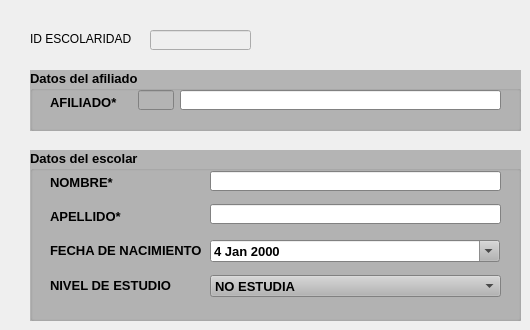
  <widget class="QWidget" name="centralwidget">
   <widget class="QLabel" name="label_5">
    <property name="geometry">
     <rect>
      <x>30</x>
      <y>31</y>
      <width>111</width>
      <height>16</height>
     </rect>
    </property>
    <property name="text">
     <string>ID ESCOLARIDAD</string>
    </property>
   </widget>
   <widget class="QGroupBox" name="groupBox_2">
    <property name="geometry">
     <rect>
      <x>30</x>
      <y>150</y>
      <width>491</width>
      <height>171</height>
     </rect>
    </property>
    <property name="palette">
     <palette>
      <active>
       <colorrole role="WindowText">
        <brush brushstyle="SolidPattern">
         <color alpha="255">
          <red>0</red>
          <green>0</green>
          <blue>0</blue>
         </color>
        </brush>
       </colorrole>
       <colorrole role="Button">
        <brush brushstyle="SolidPattern">
         <color alpha="255">
          <red>180</red>
          <green>180</green>
          <blue>180</blue>
         </color>
        </brush>
       </colorrole>
       <colorrole role="Light">
        <brush brushstyle="SolidPattern">
         <color alpha="255">
          <red>255</red>
          <green>255</green>
          <blue>255</blue>
         </color>
        </brush>
       </colorrole>
       <colorrole role="Midlight">
        <brush brushstyle="SolidPattern">
         <color alpha="255">
          <red>217</red>
          <green>217</green>
          <blue>217</blue>
         </color>
        </brush>
       </colorrole>
       <colorrole role="Dark">
        <brush brushstyle="SolidPattern">
         <color alpha="255">
          <red>90</red>
          <green>90</green>
          <blue>90</blue>
         </color>
        </brush>
       </colorrole>
       <colorrole role="Mid">
        <brush brushstyle="SolidPattern">
         <color alpha="255">
          <red>120</red>
          <green>120</green>
          <blue>120</blue>
         </color>
        </brush>
       </colorrole>
       <colorrole role="Text">
        <brush brushstyle="SolidPattern">
         <color alpha="255">
          <red>0</red>
          <green>0</green>
          <blue>0</blue>
         </color>
        </brush>
       </colorrole>
       <colorrole role="BrightText">
        <brush brushstyle="SolidPattern">
         <color alpha="255">
          <red>255</red>
          <green>255</green>
          <blue>255</blue>
         </color>
        </brush>
       </colorrole>
       <colorrole role="ButtonText">
        <brush brushstyle="SolidPattern">
         <color alpha="255">
          <red>0</red>
          <green>0</green>
          <blue>0</blue>
         </color>
        </brush>
       </colorrole>
       <colorrole role="Base">
        <brush brushstyle="SolidPattern">
         <color alpha="255">
          <red>255</red>
          <green>255</green>
          <blue>255</blue>
         </color>
        </brush>
       </colorrole>
       <colorrole role="Window">
        <brush brushstyle="SolidPattern">
         <color alpha="255">
          <red>180</red>
          <green>180</green>
          <blue>180</blue>
         </color>
        </brush>
       </colorrole>
       <colorrole role="Shadow">
        <brush brushstyle="SolidPattern">
         <color alpha="255">
          <red>0</red>
          <green>0</green>
          <blue>0</blue>
         </color>
        </brush>
       </colorrole>
       <colorrole role="AlternateBase">
        <brush brushstyle="SolidPattern">
         <color alpha="255">
          <red>217</red>
          <green>217</green>
          <blue>217</blue>
         </color>
        </brush>
       </colorrole>
       <colorrole role="ToolTipBase">
        <brush brushstyle="SolidPattern">
         <color alpha="255">
          <red>255</red>
          <green>255</green>
          <blue>220</blue>
         </color>
        </brush>
       </colorrole>
       <colorrole role="ToolTipText">
        <brush brushstyle="SolidPattern">
         <color alpha="255">
          <red>0</red>
          <green>0</green>
          <blue>0</blue>
         </color>
        </brush>
       </colorrole>
       <colorrole role="PlaceholderText">
        <brush brushstyle="SolidPattern">
         <color alpha="128">
          <red>0</red>
          <green>0</green>
          <blue>0</blue>
         </color>
        </brush>
       </colorrole>
      </active>
      <inactive>
       <colorrole role="WindowText">
        <brush brushstyle="SolidPattern">
         <color alpha="255">
          <red>0</red>
          <green>0</green>
          <blue>0</blue>
         </color>
        </brush>
       </colorrole>
       <colorrole role="Button">
        <brush brushstyle="SolidPattern">
         <color alpha="255">
          <red>180</red>
          <green>180</green>
          <blue>180</blue>
         </color>
        </brush>
       </colorrole>
       <colorrole role="Light">
        <brush brushstyle="SolidPattern">
         <color alpha="255">
          <red>255</red>
          <green>255</green>
          <blue>255</blue>
         </color>
        </brush>
       </colorrole>
       <colorrole role="Midlight">
        <brush brushstyle="SolidPattern">
         <color alpha="255">
          <red>217</red>
          <green>217</green>
          <blue>217</blue>
         </color>
        </brush>
       </colorrole>
       <colorrole role="Dark">
        <brush brushstyle="SolidPattern">
         <color alpha="255">
          <red>90</red>
          <green>90</green>
          <blue>90</blue>
         </color>
        </brush>
       </colorrole>
       <colorrole role="Mid">
        <brush brushstyle="SolidPattern">
         <color alpha="255">
          <red>120</red>
          <green>120</green>
          <blue>120</blue>
         </color>
        </brush>
       </colorrole>
       <colorrole role="Text">
        <brush brushstyle="SolidPattern">
         <color alpha="255">
          <red>0</red>
          <green>0</green>
          <blue>0</blue>
         </color>
        </brush>
       </colorrole>
       <colorrole role="BrightText">
        <brush brushstyle="SolidPattern">
         <color alpha="255">
          <red>255</red>
          <green>255</green>
          <blue>255</blue>
         </color>
        </brush>
       </colorrole>
       <colorrole role="ButtonText">
        <brush brushstyle="SolidPattern">
         <color alpha="255">
          <red>0</red>
          <green>0</green>
          <blue>0</blue>
         </color>
        </brush>
       </colorrole>
       <colorrole role="Base">
        <brush brushstyle="SolidPattern">
         <color alpha="255">
          <red>255</red>
          <green>255</green>
          <blue>255</blue>
         </color>
        </brush>
       </colorrole>
       <colorrole role="Window">
        <brush brushstyle="SolidPattern">
         <color alpha="255">
          <red>180</red>
          <green>180</green>
          <blue>180</blue>
         </color>
        </brush>
       </colorrole>
       <colorrole role="Shadow">
        <brush brushstyle="SolidPattern">
         <color alpha="255">
          <red>0</red>
          <green>0</green>
          <blue>0</blue>
         </color>
        </brush>
       </colorrole>
       <colorrole role="AlternateBase">
        <brush brushstyle="SolidPattern">
         <color alpha="255">
          <red>217</red>
          <green>217</green>
          <blue>217</blue>
         </color>
        </brush>
       </colorrole>
       <colorrole role="ToolTipBase">
        <brush brushstyle="SolidPattern">
         <color alpha="255">
          <red>255</red>
          <green>255</green>
          <blue>220</blue>
         </color>
        </brush>
       </colorrole>
       <colorrole role="ToolTipText">
        <brush brushstyle="SolidPattern">
         <color alpha="255">
          <red>0</red>
          <green>0</green>
          <blue>0</blue>
         </color>
        </brush>
       </colorrole>
       <colorrole role="PlaceholderText">
        <brush brushstyle="SolidPattern">
         <color alpha="128">
          <red>0</red>
          <green>0</green>
          <blue>0</blue>
         </color>
        </brush>
       </colorrole>
      </inactive>
      <disabled>
       <colorrole role="WindowText">
        <brush brushstyle="SolidPattern">
         <color alpha="255">
          <red>90</red>
          <green>90</green>
          <blue>90</blue>
         </color>
        </brush>
       </colorrole>
       <colorrole role="Button">
        <brush brushstyle="SolidPattern">
         <color alpha="255">
          <red>180</red>
          <green>180</green>
          <blue>180</blue>
         </color>
        </brush>
       </colorrole>
       <colorrole role="Light">
        <brush brushstyle="SolidPattern">
         <color alpha="255">
          <red>255</red>
          <green>255</green>
          <blue>255</blue>
         </color>
        </brush>
       </colorrole>
       <colorrole role="Midlight">
        <brush brushstyle="SolidPattern">
         <color alpha="255">
          <red>217</red>
          <green>217</green>
          <blue>217</blue>
         </color>
        </brush>
       </colorrole>
       <colorrole role="Dark">
        <brush brushstyle="SolidPattern">
         <color alpha="255">
          <red>90</red>
          <green>90</green>
          <blue>90</blue>
         </color>
        </brush>
       </colorrole>
       <colorrole role="Mid">
        <brush brushstyle="SolidPattern">
         <color alpha="255">
          <red>120</red>
          <green>120</green>
          <blue>120</blue>
         </color>
        </brush>
       </colorrole>
       <colorrole role="Text">
        <brush brushstyle="SolidPattern">
         <color alpha="255">
          <red>90</red>
          <green>90</green>
          <blue>90</blue>
         </color>
        </brush>
       </colorrole>
       <colorrole role="BrightText">
        <brush brushstyle="SolidPattern">
         <color alpha="255">
          <red>255</red>
          <green>255</green>
          <blue>255</blue>
         </color>
        </brush>
       </colorrole>
       <colorrole role="ButtonText">
        <brush brushstyle="SolidPattern">
         <color alpha="255">
          <red>90</red>
          <green>90</green>
          <blue>90</blue>
         </color>
        </brush>
       </colorrole>
       <colorrole role="Base">
        <brush brushstyle="SolidPattern">
         <color alpha="255">
          <red>180</red>
          <green>180</green>
          <blue>180</blue>
         </color>
        </brush>
       </colorrole>
       <colorrole role="Window">
        <brush brushstyle="SolidPattern">
         <color alpha="255">
          <red>180</red>
          <green>180</green>
          <blue>180</blue>
         </color>
        </brush>
       </colorrole>
       <colorrole role="Shadow">
        <brush brushstyle="SolidPattern">
         <color alpha="255">
          <red>0</red>
          <green>0</green>
          <blue>0</blue>
         </color>
        </brush>
       </colorrole>
       <colorrole role="AlternateBase">
        <brush brushstyle="SolidPattern">
         <color alpha="255">
          <red>180</red>
          <green>180</green>
          <blue>180</blue>
         </color>
        </brush>
       </colorrole>
       <colorrole role="ToolTipBase">
        <brush brushstyle="SolidPattern">
         <color alpha="255">
          <red>255</red>
          <green>255</green>
          <blue>220</blue>
         </color>
        </brush>
       </colorrole>
       <colorrole role="ToolTipText">
        <brush brushstyle="SolidPattern">
         <color alpha="255">
          <red>0</red>
          <green>0</green>
          <blue>0</blue>
         </color>
        </brush>
       </colorrole>
       <colorrole role="PlaceholderText">
        <brush brushstyle="SolidPattern">
         <color alpha="128">
          <red>0</red>
          <green>0</green>
          <blue>0</blue>
         </color>
        </brush>
       </colorrole>
      </disabled>
     </palette>
    </property>
    <property name="font">
     <font>
      <pointsize>10</pointsize>
      <bold>true</bold>
     </font>
    </property>
    <property name="autoFillBackground">
     <bool>true</bool>
    </property>
    <property name="title">
     <string>Datos del escolar</string>
    </property>
    <widget class="QLabel" name="label_4">
     <property name="geometry">
      <rect>
       <x>20</x>
       <y>127</y>
       <width>121</width>
       <height>16</height>
      </rect>
     </property>
     <property name="text">
      <string>NIVEL DE ESTUDIO</string>
     </property>
    </widget>
    <widget class="QLabel" name="label_3">
     <property name="geometry">
      <rect>
       <x>20</x>
       <y>92</y>
       <width>151</width>
       <height>16</height>
      </rect>
     </property>
     <property name="text">
      <string>FECHA DE NACIMIENTO</string>
     </property>
    </widget>
    <widget class="QLabel" name="label_2">
     <property name="geometry">
      <rect>
       <x>20</x>
       <y>24</y>
       <width>81</width>
       <height>16</height>
      </rect>
     </property>
     <property name="text">
      <string>NOMBRE*</string>
     </property>
    </widget>
    <widget class="QLabel" name="label">
     <property name="geometry">
      <rect>
       <x>20</x>
       <y>58</y>
       <width>71</width>
       <height>16</height>
      </rect>
     </property>
     <property name="text">
      <string>APELLIDO*</string>
     </property>
    </widget>
    <widget class="QLineEdit" name="lineEdit_4">
     <property name="geometry">
      <rect>
       <x>180</x>
       <y>21</y>
       <width>291</width>
       <height>20</height>
      </rect>
     </property>
    </widget>
    <widget class="QLineEdit" name="lineEdit_5">
     <property name="geometry">
      <rect>
       <x>180</x>
       <y>54</y>
       <width>291</width>
       <height>20</height>
      </rect>
     </property>
    </widget>
    <widget class="QDateEdit" name="dateEdit">
     <property name="geometry">
      <rect>
       <x>180</x>
       <y>90</y>
       <width>290</width>
       <height>22</height>
      </rect>
     </property>
     <property name="frame">
      <bool>true</bool>
     </property>
     <property name="dateTime">
      <datetime>
       <hour>3</hour>
       <minute>0</minute>
       <second>0</second>
       <year>2000</year>
       <month>1</month>
       <day>4</day>
      </datetime>
     </property>
     <property name="currentSection">
      <enum>QDateTimeEdit::DaySection</enum>
     </property>
     <property name="calendarPopup">
      <bool>true</bool>
     </property>
    </widget>
    <widget class="QComboBox" name="comboBox">
     <property name="geometry">
      <rect>
       <x>180</x>
       <y>125</y>
       <width>291</width>
       <height>22</height>
      </rect>
     </property>
     <item>
      <property name="text">
       <string>NO ESTUDIA</string>
      </property>
     </item>
     <item>
      <property name="text">
       <string>INICIAL</string>
      </property>
     </item>
     <item>
      <property name="text">
       <string>PRIMARIA</string>
      </property>
     </item>
     <item>
      <property name="text">
       <string>SECUNDARIA</string>
      </property>
     </item>
     <item>
      <property name="text">
       <string>SUPERIOR</string>
      </property>
     </item>
    </widget>
   </widget>
   <widget class="QGroupBox" name="groupBox_3">
    <property name="geometry">
     <rect>
      <x>30</x>
      <y>70</y>
      <width>491</width>
      <height>61</height>
     </rect>
    </property>
    <property name="palette">
     <palette>
      <active>
       <colorrole role="WindowText">
        <brush brushstyle="SolidPattern">
         <color alpha="255">
          <red>0</red>
          <green>0</green>
          <blue>0</blue>
         </color>
        </brush>
       </colorrole>
       <colorrole role="Button">
        <brush brushstyle="SolidPattern">
         <color alpha="255">
          <red>180</red>
          <green>180</green>
          <blue>180</blue>
         </color>
        </brush>
       </colorrole>
       <colorrole role="Light">
        <brush brushstyle="SolidPattern">
         <color alpha="255">
          <red>255</red>
          <green>255</green>
          <blue>255</blue>
         </color>
        </brush>
       </colorrole>
       <colorrole role="Midlight">
        <brush brushstyle="SolidPattern">
         <color alpha="255">
          <red>217</red>
          <green>217</green>
          <blue>217</blue>
         </color>
        </brush>
       </colorrole>
       <colorrole role="Dark">
        <brush brushstyle="SolidPattern">
         <color alpha="255">
          <red>90</red>
          <green>90</green>
          <blue>90</blue>
         </color>
        </brush>
       </colorrole>
       <colorrole role="Mid">
        <brush brushstyle="SolidPattern">
         <color alpha="255">
          <red>120</red>
          <green>120</green>
          <blue>120</blue>
         </color>
        </brush>
       </colorrole>
       <colorrole role="Text">
        <brush brushstyle="SolidPattern">
         <color alpha="255">
          <red>0</red>
          <green>0</green>
          <blue>0</blue>
         </color>
        </brush>
       </colorrole>
       <colorrole role="BrightText">
        <brush brushstyle="SolidPattern">
         <color alpha="255">
          <red>255</red>
          <green>255</green>
          <blue>255</blue>
         </color>
        </brush>
       </colorrole>
       <colorrole role="ButtonText">
        <brush brushstyle="SolidPattern">
         <color alpha="255">
          <red>0</red>
          <green>0</green>
          <blue>0</blue>
         </color>
        </brush>
       </colorrole>
       <colorrole role="Base">
        <brush brushstyle="SolidPattern">
         <color alpha="255">
          <red>255</red>
          <green>255</green>
          <blue>255</blue>
         </color>
        </brush>
       </colorrole>
       <colorrole role="Window">
        <brush brushstyle="SolidPattern">
         <color alpha="255">
          <red>180</red>
          <green>180</green>
          <blue>180</blue>
         </color>
        </brush>
       </colorrole>
       <colorrole role="Shadow">
        <brush brushstyle="SolidPattern">
         <color alpha="255">
          <red>0</red>
          <green>0</green>
          <blue>0</blue>
         </color>
        </brush>
       </colorrole>
       <colorrole role="AlternateBase">
        <brush brushstyle="SolidPattern">
         <color alpha="255">
          <red>217</red>
          <green>217</green>
          <blue>217</blue>
         </color>
        </brush>
       </colorrole>
       <colorrole role="ToolTipBase">
        <brush brushstyle="SolidPattern">
         <color alpha="255">
          <red>255</red>
          <green>255</green>
          <blue>220</blue>
         </color>
        </brush>
       </colorrole>
       <colorrole role="ToolTipText">
        <brush brushstyle="SolidPattern">
         <color alpha="255">
          <red>0</red>
          <green>0</green>
          <blue>0</blue>
         </color>
        </brush>
       </colorrole>
       <colorrole role="PlaceholderText">
        <brush brushstyle="SolidPattern">
         <color alpha="128">
          <red>0</red>
          <green>0</green>
          <blue>0</blue>
         </color>
        </brush>
       </colorrole>
      </active>
      <inactive>
       <colorrole role="WindowText">
        <brush brushstyle="SolidPattern">
         <color alpha="255">
          <red>0</red>
          <green>0</green>
          <blue>0</blue>
         </color>
        </brush>
       </colorrole>
       <colorrole role="Button">
        <brush brushstyle="SolidPattern">
         <color alpha="255">
          <red>180</red>
          <green>180</green>
          <blue>180</blue>
         </color>
        </brush>
       </colorrole>
       <colorrole role="Light">
        <brush brushstyle="SolidPattern">
         <color alpha="255">
          <red>255</red>
          <green>255</green>
          <blue>255</blue>
         </color>
        </brush>
       </colorrole>
       <colorrole role="Midlight">
        <brush brushstyle="SolidPattern">
         <color alpha="255">
          <red>217</red>
          <green>217</green>
          <blue>217</blue>
         </color>
        </brush>
       </colorrole>
       <colorrole role="Dark">
        <brush brushstyle="SolidPattern">
         <color alpha="255">
          <red>90</red>
          <green>90</green>
          <blue>90</blue>
         </color>
        </brush>
       </colorrole>
       <colorrole role="Mid">
        <brush brushstyle="SolidPattern">
         <color alpha="255">
          <red>120</red>
          <green>120</green>
          <blue>120</blue>
         </color>
        </brush>
       </colorrole>
       <colorrole role="Text">
        <brush brushstyle="SolidPattern">
         <color alpha="255">
          <red>0</red>
          <green>0</green>
          <blue>0</blue>
         </color>
        </brush>
       </colorrole>
       <colorrole role="BrightText">
        <brush brushstyle="SolidPattern">
         <color alpha="255">
          <red>255</red>
          <green>255</green>
          <blue>255</blue>
         </color>
        </brush>
       </colorrole>
       <colorrole role="ButtonText">
        <brush brushstyle="SolidPattern">
         <color alpha="255">
          <red>0</red>
          <green>0</green>
          <blue>0</blue>
         </color>
        </brush>
       </colorrole>
       <colorrole role="Base">
        <brush brushstyle="SolidPattern">
         <color alpha="255">
          <red>255</red>
          <green>255</green>
          <blue>255</blue>
         </color>
        </brush>
       </colorrole>
       <colorrole role="Window">
        <brush brushstyle="SolidPattern">
         <color alpha="255">
          <red>180</red>
          <green>180</green>
          <blue>180</blue>
         </color>
        </brush>
       </colorrole>
       <colorrole role="Shadow">
        <brush brushstyle="SolidPattern">
         <color alpha="255">
          <red>0</red>
          <green>0</green>
          <blue>0</blue>
         </color>
        </brush>
       </colorrole>
       <colorrole role="AlternateBase">
        <brush brushstyle="SolidPattern">
         <color alpha="255">
          <red>217</red>
          <green>217</green>
          <blue>217</blue>
         </color>
        </brush>
       </colorrole>
       <colorrole role="ToolTipBase">
        <brush brushstyle="SolidPattern">
         <color alpha="255">
          <red>255</red>
          <green>255</green>
          <blue>220</blue>
         </color>
        </brush>
       </colorrole>
       <colorrole role="ToolTipText">
        <brush brushstyle="SolidPattern">
         <color alpha="255">
          <red>0</red>
          <green>0</green>
          <blue>0</blue>
         </color>
        </brush>
       </colorrole>
       <colorrole role="PlaceholderText">
        <brush brushstyle="SolidPattern">
         <color alpha="128">
          <red>0</red>
          <green>0</green>
          <blue>0</blue>
         </color>
        </brush>
       </colorrole>
      </inactive>
      <disabled>
       <colorrole role="WindowText">
        <brush brushstyle="SolidPattern">
         <color alpha="255">
          <red>90</red>
          <green>90</green>
          <blue>90</blue>
         </color>
        </brush>
       </colorrole>
       <colorrole role="Button">
        <brush brushstyle="SolidPattern">
         <color alpha="255">
          <red>180</red>
          <green>180</green>
          <blue>180</blue>
         </color>
        </brush>
       </colorrole>
       <colorrole role="Light">
        <brush brushstyle="SolidPattern">
         <color alpha="255">
          <red>255</red>
          <green>255</green>
          <blue>255</blue>
         </color>
        </brush>
       </colorrole>
       <colorrole role="Midlight">
        <brush brushstyle="SolidPattern">
         <color alpha="255">
          <red>217</red>
          <green>217</green>
          <blue>217</blue>
         </color>
        </brush>
       </colorrole>
       <colorrole role="Dark">
        <brush brushstyle="SolidPattern">
         <color alpha="255">
          <red>90</red>
          <green>90</green>
          <blue>90</blue>
         </color>
        </brush>
       </colorrole>
       <colorrole role="Mid">
        <brush brushstyle="SolidPattern">
         <color alpha="255">
          <red>120</red>
          <green>120</green>
          <blue>120</blue>
         </color>
        </brush>
       </colorrole>
       <colorrole role="Text">
        <brush brushstyle="SolidPattern">
         <color alpha="255">
          <red>90</red>
          <green>90</green>
          <blue>90</blue>
         </color>
        </brush>
       </colorrole>
       <colorrole role="BrightText">
        <brush brushstyle="SolidPattern">
         <color alpha="255">
          <red>255</red>
          <green>255</green>
          <blue>255</blue>
         </color>
        </brush>
       </colorrole>
       <colorrole role="ButtonText">
        <brush brushstyle="SolidPattern">
         <color alpha="255">
          <red>90</red>
          <green>90</green>
          <blue>90</blue>
         </color>
        </brush>
       </colorrole>
       <colorrole role="Base">
        <brush brushstyle="SolidPattern">
         <color alpha="255">
          <red>180</red>
          <green>180</green>
          <blue>180</blue>
         </color>
        </brush>
       </colorrole>
       <colorrole role="Window">
        <brush brushstyle="SolidPattern">
         <color alpha="255">
          <red>180</red>
          <green>180</green>
          <blue>180</blue>
         </color>
        </brush>
       </colorrole>
       <colorrole role="Shadow">
        <brush brushstyle="SolidPattern">
         <color alpha="255">
          <red>0</red>
          <green>0</green>
          <blue>0</blue>
         </color>
        </brush>
       </colorrole>
       <colorrole role="AlternateBase">
        <brush brushstyle="SolidPattern">
         <color alpha="255">
          <red>180</red>
          <green>180</green>
          <blue>180</blue>
         </color>
        </brush>
       </colorrole>
       <colorrole role="ToolTipBase">
        <brush brushstyle="SolidPattern">
         <color alpha="255">
          <red>255</red>
          <green>255</green>
          <blue>220</blue>
         </color>
        </brush>
       </colorrole>
       <colorrole role="ToolTipText">
        <brush brushstyle="SolidPattern">
         <color alpha="255">
          <red>0</red>
          <green>0</green>
          <blue>0</blue>
         </color>
        </brush>
       </colorrole>
       <colorrole role="PlaceholderText">
        <brush brushstyle="SolidPattern">
         <color alpha="128">
          <red>0</red>
          <green>0</green>
          <blue>0</blue>
         </color>
        </brush>
       </colorrole>
      </disabled>
     </palette>
    </property>
    <property name="font">
     <font>
      <pointsize>10</pointsize>
      <bold>true</bold>
     </font>
    </property>
    <property name="autoFillBackground">
     <bool>true</bool>
    </property>
    <property name="title">
     <string>Datos del afiliado</string>
    </property>
    <widget class="QLabel" name="label_8">
     <property name="geometry">
      <rect>
       <x>20</x>
       <y>24</y>
       <width>81</width>
       <height>16</height>
      </rect>
     </property>
     <property name="text">
      <string>AFILIADO*</string>
     </property>
    </widget>
    <widget class="QLineEdit" name="lineEdit_2">
     <property name="enabled">
      <bool>false</bool>
     </property>
     <property name="geometry">
      <rect>
       <x>108</x>
       <y>20</y>
       <width>36</width>
       <height>20</height>
      </rect>
     </property>
    </widget>
    <widget class="QLineEdit" name="lineEdit_3">
     <property name="geometry">
      <rect>
       <x>150</x>
       <y>20</y>
       <width>321</width>
       <height>20</height>
      </rect>
     </property>
    </widget>
   </widget>
   <widget class="QLineEdit" name="lineEdit">
    <property name="enabled">
     <bool>false</bool>
    </property>
    <property name="geometry">
     <rect>
      <x>150</x>
      <y>30</y>
      <width>101</width>
      <height>20</height>
     </rect>
    </property>
   </widget>
  </widget>
